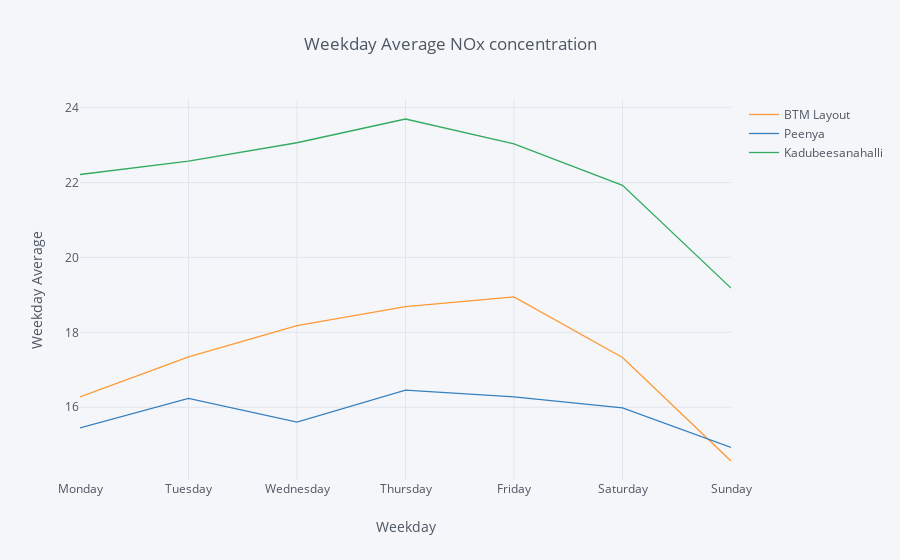

Here is the notebook cell this chart was saved with:
### Code cell
# Plot read time as a time series
Weekday.iplot(filename='line-mode',xTitle='Weekday',yTitle='Weekday Average',title='Weekday Average NOx concentration')

### Figure 1 — Plotly figure (JSON) as saved in the notebook; plotly's stock layout.template omitted (floating-point values rounded to 4 significant figures)
{"data": [{"line": {"color": "rgba(255, 153, 51, 1.0)", "dash": "solid", "shape": "linear", "width": 1.3}, "mode": "lines", "name": "BTM Layout", "text": "", "type": "scatter", "uid": "e3049bae-d343-4cee-a568-c34d63dcadde", "x": ["Monday", "Tuesday", "Wednesday", "Thursday", "Friday", "Saturday", "Sunday"], "y": [16.28, 17.35, 18.18, 18.69, 18.94, 17.33, 14.57]}, {"line": {"color": "rgba(55, 128, 191, 1.0)", "dash": "solid", "shape": "linear", "width": 1.3}, "mode": "lines", "name": "Peenya", "text": "", "type": "scatter", "uid": "c73ae19c-bbb9-4a9b-b555-86c85305d83c", "x": ["Monday", "Tuesday", "Wednesday", "Thursday", "Friday", "Saturday", "Sunday"], "y": [15.45, 16.24, 15.61, 16.46, 16.28, 15.98, 14.93]}, {"line": {"color": "rgba(50, 171, 96, 1.0)", "dash": "solid", "shape": "linear", "width": 1.3}, "mode": "lines", "name": "Kadubeesanahalli", "text": "", "type": "scatter", "uid": "a8188844-17a9-4fe9-87e3-ac67fee8cf15", "x": ["Monday", "Tuesday", "Wednesday", "Thursday", "Friday", "Saturday", "Sunday"], "y": [22.21, 22.57, 23.06, 23.69, 23.03, 21.92, 19.18]}], "layout": {"legend": {"bgcolor": "#F5F6F9", "font": {"color": "#4D5663"}}, "paper_bgcolor": "#F5F6F9", "plot_bgcolor": "#F5F6F9", "title": {"font": {"color": "#4D5663"}, "text": "Weekday Average NOx concentration"}, "xaxis": {"gridcolor": "#E1E5ED", "showgrid": true, "tickfont": {"color": "#4D5663"}, "title": {"font": {"color": "#4D5663"}, "text": "Weekday"}, "zerolinecolor": "#E1E5ED"}, "yaxis": {"gridcolor": "#E1E5ED", "showgrid": true, "tickfont": {"color": "#4D5663"}, "title": {"font": {"color": "#4D5663"}, "text": "Weekday Average"}, "zerolinecolor": "#E1E5ED"}}}
